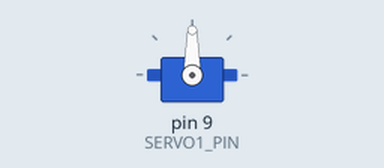
Simulated run of this sketch. Board: Arduino Uno, built with avr-gcc and run on an emulated ATmega328P. On the bench: servo.

Above: at 0.01 s.
At 0.7 s:
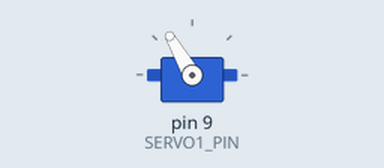
Timing chart, 0 to 2.6 s (numbered marks = the images above):
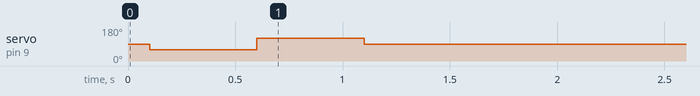

The sketch:

Servo.ino
```cpp
#include <Servo.h>
Servo servo;

#define SERVO1_PIN 9      // 서보모터1 연결핀

void setup() {
    Serial.begin(9600);

    //서보모터 초기화
    servo.attach(SERVO1_PIN);

    delay(100);

    servo.write(60);        // 왼쪽 이동(정상동작 확인용 코드)
    delay(500);
    servo.write(120);       // 오른쪽 이동(정상동작 확인용 코드)
    delay(500);
    servo.write(90);        // 가운데 90도 설정

    delay(100);

    servo.detach();
}

void loop() {
}
```
